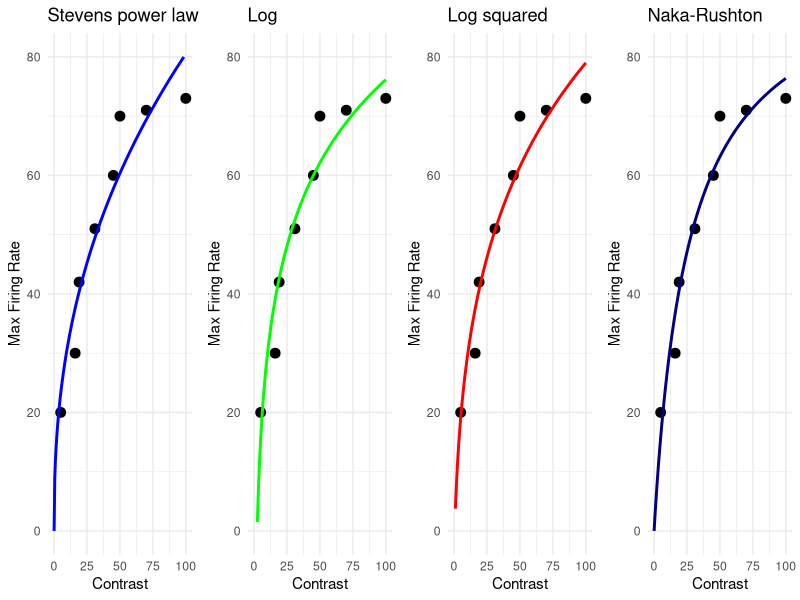

Write the R code that produced this figure.
library(tidyverse)

df_liu <- data.frame(max_firing = c(20, 30, 42, 51, 60, 70, 71,  73),
                     contrast   = c( 5, 16, 19, 31, 45, 50, 70, 100)) # empirical data

# power
fit <- nls(max_firing ~ k * contrast^n, data = df_liu, start = list(k = 1, n = 0.5))
summary(fit)

x_new <- seq(0, 100, length.out = 200)
params <- coef(fit)
y_new <- params["k"] * x_new^params["n"]
df_fit <- data.frame(contrast = x_new, max_firing = y_new)

ggplot(df_liu, aes(x = contrast, y = max_firing)) +
  geom_point(size = 3) +  
  geom_line(data = df_fit, aes(x = contrast, y = max_firing), color = "blue", size = 1) +
  coord_cartesian(xlim = c(0, 100)) +
  theme_minimal() +
  ylim(0, 80) +
  labs(title = "Stevens power law",
       x = "Contrast",
       y = "Max Firing Rate") -> g1

# log
fit_log <- nls(max_firing ~ a * log(contrast) + b,
               data = df_liu,
               start = list(a = 10, b = 0))
summary(fit_log)

x_new <- seq(1, 100, length.out = 200)
params_log <- coef(fit_log)
y_new <- params_log["a"] * log(x_new) + params_log["b"]
df_fit_log <- data.frame(contrast = x_new, max_firing = y_new)

ggplot(df_liu, aes(x = contrast, y = max_firing)) +
  geom_point(size = 3) +
  geom_line(data = df_fit_log, aes(x = contrast, y = max_firing), color = "green", size = 1) +
  coord_cartesian(xlim = c(0, 100)) +
  theme_minimal() +
  ylim(0, 80) +
  labs(title = "Log",
       x = "Contrast",
       y = "Max Firing Rate") -> g2

# log squared
fit_log_squared <- nls(max_firing ~ a * (log(contrast) + b)^2,
               data = df_liu,
               start = list(a = 0.2, b = 0))
summary(fit_log_squared)

x_new <- seq(1, 100, length.out = 200)
params_log <- coef(fit_log_squared)
y_new <- params_log["a"] * (log(x_new) + params_log["b"])^2 
df_fit_log_squared <- data.frame(contrast = x_new, max_firing = y_new)

ggplot(df_liu, aes(x = contrast, y = max_firing)) +
  geom_point(size = 3) +
  geom_line(data = df_fit_log_squared, aes(x = contrast, y = max_firing), color = "red", size = 1) +
  coord_cartesian(xlim = c(0, 100)) +
  theme_minimal() +
  ylim(0, 80) +
  labs(title = "Log squared",
       x = "Contrast",
       y = "Max Firing Rate") -> g3

# Naka-Rushton function
fit_naka <- nls(max_firing ~ Rmax * contrast^n / (contrast^n + C50^n),
                data = df_liu,
                start = list(Rmax = 75, C50 = 25, n = 2))
summary(fit_naka)
x_new <- seq(0, 100, length.out = 200)
params <- coef(fit_naka)
y_new <- params["Rmax"] * x_new^params["n"] / (x_new^params["n"] + params["C50"]^params["n"])
df_fit_naka <- data.frame(contrast = x_new, max_firing = y_new)

ggplot(df_liu, aes(x = contrast, y = max_firing)) +
  geom_point(size = 3) +
  geom_line(data = df_fit_naka, aes(x = contrast, y = max_firing), color = "navy", size = 1) +
  coord_cartesian(xlim = c(0, 100)) +
  theme_minimal() +
  ylim(0, 80) +
  labs(title = "Naka-Rushton",
       x = "Contrast",
       y = "Max Firing Rate") -> g4

g <- cowplot::plot_grid(g1, g2, g3, g4, nrow = 1)
ggsave("contrast_response_functions.png", g, width = 8, height = 2, dpi = 300)
